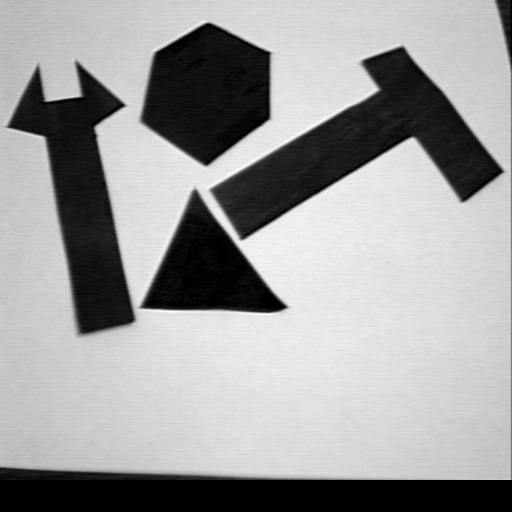
#> input picture img/hw1.jpg, 512 x 512 px
$ python hw4.py
#> lines starting #> are read from the running program, lines starting #| are printed output that depends on the picture
from skimage import io
import matplotlib.pyplot as plt
import numpy as np
import scipy.stats as st


def gauss_kernel(size=3, sigma=1.0):
    interval = (2 * sigma + 1.) / size
    x = np.linspace(-sigma - interval / 2., sigma + interval / 2., size + 1)
    kern1d = np.diff(st.norm.cdf(x))
    kernel_raw = np.sqrt(np.outer(kern1d, kern1d))
    kernel = kernel_raw / kernel_raw.sum()
    return kernel


if __name__ == '__main__':
    image = io.imread('../img/hw1.jpg')
#> image is the input picture: shape (512, 512); min 0, max 255, mean 156.5
    plt.imshow(gauss_kernel(3, 0.5))
    plt.show()
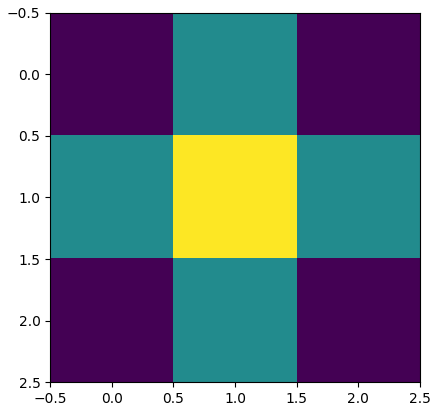
#> figure drawn by matplotlib, 1 panel
